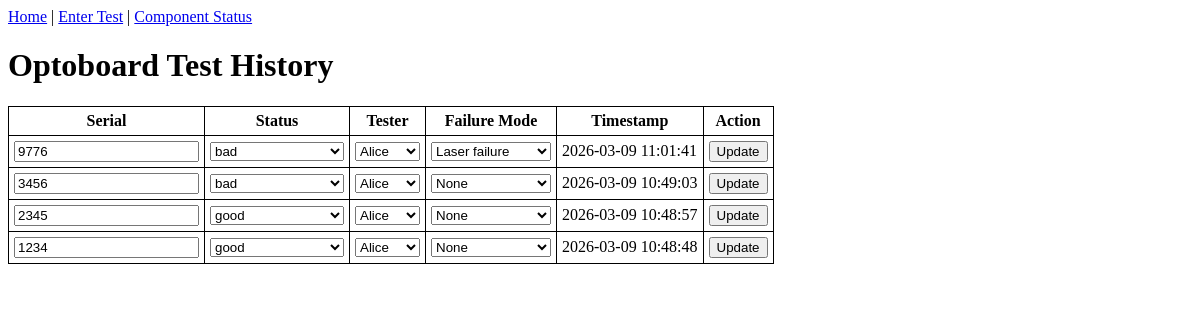
The page /list/Optoboard on the database as committed earlier.
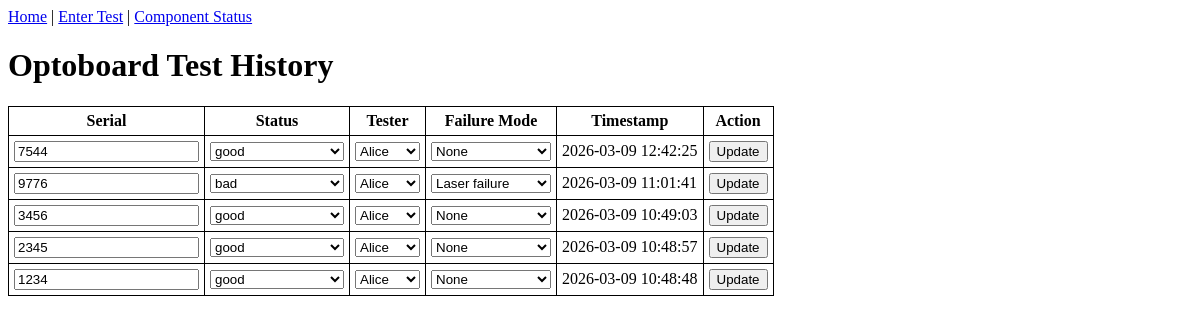
The same page on the database as committed later.
### tables this page shows
CREATE TABLE tests (
    id INTEGER PRIMARY KEY AUTOINCREMENT,
    component_type TEXT NOT NULL,
    serial_number TEXT NOT NULL,
    tester TEXT NOT NULL,
    status TEXT NOT NULL,
    failure_mode TEXT,
    timestamp DATETIME DEFAULT CURRENT_TIMESTAMP
);

### app.py (the view)
@app.route("/list/<component>")
def list_component(component):
    rows = query_db("SELECT * FROM tests WHERE component_type=? ORDER BY timestamp DESC", (component,))
    return render_template(
        "list_component.html",
        component=component,
        rows=[dict(r) for r in rows],
        testers=testers,
        failure_modes=failure_modes.get(component, [])
    )

### app.py (called while the page is built)
def query_db(query, args=()):
    conn = sqlite3.connect(DB)
    conn.row_factory = sqlite3.Row
    cur = conn.cursor()
    cur.execute(query, args)
    rows = cur.fetchall()
    conn.close()
    return rows

### templates/list_component.html (shortened to what this page needs)
<!DOCTYPE html>
<html>
<head>
</head>
<body>
<a href="/">Home</a> |
<a href="/submit">Enter Test</a> |
<a href="/status/{{component}}">Component Status</a>
<h1>{{component}} Test History</h1>
<table>
<tr>
<th>Serial</th>
<th>Status</th>
<th>Tester</th>
<th>Failure Mode</th>
<th>Timestamp</th>
<th>Action</th>
</tr>
{% for r in rows %}
<tr>
<form method="POST" action="{{ url_for('update_test', test_id=r.id) }}">
<td><input type="text" name="serial" value="{{r.serial_number}}"></td>
<td>
<select name="status">
  <option value="good" {% if r.status=="good" %}selected{% endif %}>good</option>
  <option value="bad" {% if r.status=="bad" %}selected{% endif %}>bad</option>
</select>
</td>
<td>
<select name="tester">
{% for t in testers %}
<option value="{{t}}" {% if r.tester==t %}selected{% endif %}>{{t}}</option>
{% endfor %}
</select>
</td>
<td>
<select name="failure_mode">
  <option value="">None</option>
  {% for f in failure_modes %}
  <option value="{{f}}" {% if r.failure_mode==f %}selected{% endif %}>{{f}}</option>
  {% endfor %}
</select>
</td>
<td>{{r.timestamp}}</td>
<td><button type="submit">Update</button></td>
</form>
</tr>
{% endfor %}
</table>
</body>
</html>

### templates/list_component.html (style rules this page uses)
table { border-collapse: collapse; }
th, td { border: 1px solid black; padding: 5px; }

Rows that differ between the two databases and show on the page:
added tests: serial "7544", status "good", tester "Alice", timestamp "2026-03-09 12:42:25"
changed tests (number 3 of 5 on the later page): status "bad" → "good"
